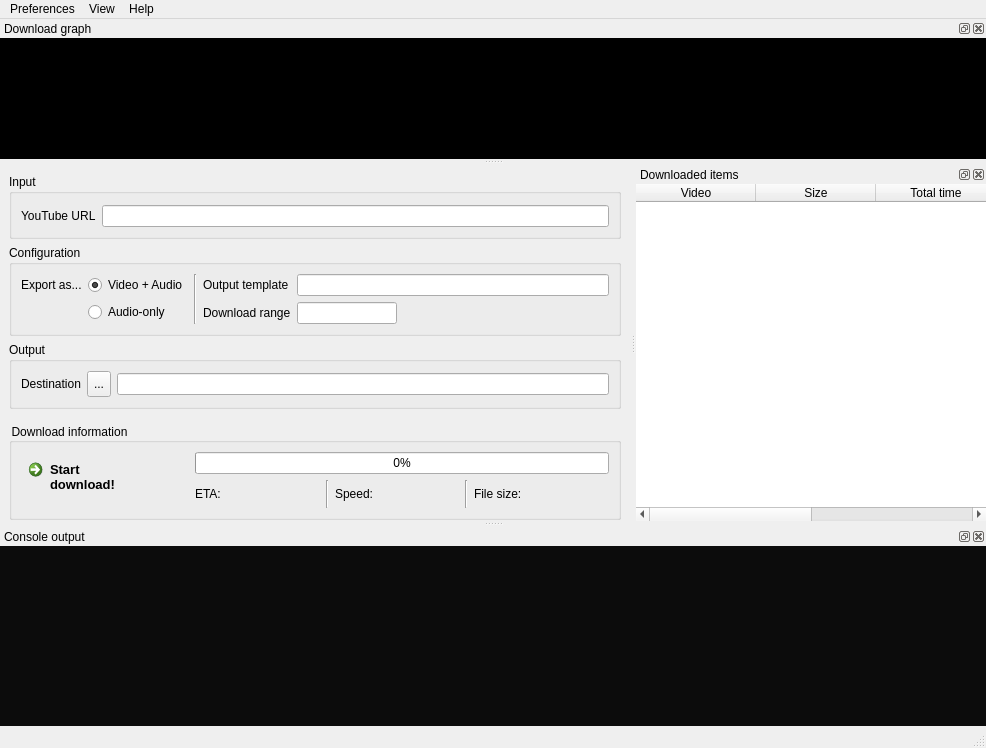
<?xml version="1.0" encoding="UTF-8"?>
<ui version="4.0">
 <class>MainWindow</class>
 <widget class="QMainWindow" name="MainWindow">
  <property name="geometry">
   <rect>
    <x>0</x>
    <y>0</y>
    <width>986</width>
    <height>748</height>
   </rect>
  </property>
  <property name="contextMenuPolicy">
   <enum>Qt::PreventContextMenu</enum>
  </property>
  <property name="windowTitle">
   <string>youtube-dl GUI</string>
  </property>
  <property name="windowIcon">
   <iconset>
    <normaloff>C:/Users/Mateus/.designer/assets/ytdl.png</normaloff>C:/Users/Mateus/.designer/assets/ytdl.png</iconset>
  </property>
  <property name="styleSheet">
   <string notr="true">QToolButton:hover,.QPushButton:hover{
		background-color: rgb(0, 120, 215)
}

QDockWidget {
		background-color: rgb(205, 205, 205);
		color: rgb(0, 0, 0)
}</string>
  </property>
  <widget class="QWidget" name="MainWidget">
   <property name="styleSheet">
    <string notr="true"/>
   </property>
   <layout class="QGridLayout" name="gridLayout">
    <property name="sizeConstraint">
     <enum>QLayout::SetMinAndMaxSize</enum>
    </property>
    <item row="1" column="0">
     <widget class="QGroupBox" name="ConfigGroup">
      <property name="maximumSize">
       <size>
        <width>16777215</width>
        <height>100</height>
       </size>
      </property>
      <property name="title">
       <string>Configuration</string>
      </property>
      <layout class="QGridLayout" name="gridLayout_2">
       <property name="leftMargin">
        <number>9</number>
       </property>
       <property name="topMargin">
        <number>9</number>
       </property>
       <property name="rightMargin">
        <number>9</number>
       </property>
       <property name="bottomMargin">
        <number>9</number>
       </property>
       <item row="0" column="0">
        <widget class="QWidget" name="MediaType" native="true">
         <property name="sizePolicy">
          <sizepolicy hsizetype="Fixed" vsizetype="Preferred">
           <horstretch>0</horstretch>
           <verstretch>0</verstretch>
          </sizepolicy>
         </property>
         <layout class="QGridLayout" name="gridLayout_8">
          <property name="leftMargin">
           <number>0</number>
          </property>
          <property name="topMargin">
           <number>0</number>
          </property>
          <property name="rightMargin">
           <number>0</number>
          </property>
          <property name="bottomMargin">
           <number>0</number>
          </property>
          <item row="0" column="0">
           <widget class="QLabel" name="ExportLabel">
            <property name="text">
             <string>Export as...</string>
            </property>
           </widget>
          </item>
          <item row="0" column="1">
           <widget class="QRadioButton" name="VideoOption">
            <property name="maximumSize">
             <size>
              <width>16777215</width>
              <height>16777215</height>
             </size>
            </property>
            <property name="toolTip">
             <string>Download video and audio</string>
            </property>
            <property name="text">
             <string>Video + Audio</string>
            </property>
            <property name="checked">
             <bool>true</bool>
            </property>
           </widget>
          </item>
          <item row="1" column="1">
           <widget class="QRadioButton" name="AudioOption">
            <property name="maximumSize">
             <size>
              <width>16777215</width>
              <height>16777215</height>
             </size>
            </property>
            <property name="toolTip">
             <string>Download audio only, ideal for music or sound effects</string>
            </property>
            <property name="text">
             <string>Audio-only</string>
            </property>
           </widget>
          </item>
         </layout>
        </widget>
       </item>
       <item row="0" column="1">
        <widget class="Line" name="sep1">
         <property name="orientation">
          <enum>Qt::Vertical</enum>
         </property>
        </widget>
       </item>
       <item row="0" column="2">
        <widget class="QWidget" name="ConfigOutput" native="true">
         <layout class="QGridLayout" name="gridLayout_3">
          <property name="leftMargin">
           <number>0</number>
          </property>
          <property name="topMargin">
           <number>0</number>
          </property>
          <property name="rightMargin">
           <number>0</number>
          </property>
          <property name="bottomMargin">
           <number>0</number>
          </property>
          <item row="0" column="0">
           <widget class="QLabel" name="TemplateLabel">
            <property name="sizePolicy">
             <sizepolicy hsizetype="Fixed" vsizetype="Preferred">
              <horstretch>0</horstretch>
              <verstretch>0</verstretch>
             </sizepolicy>
            </property>
            <property name="text">
             <string>Output template</string>
            </property>
           </widget>
          </item>
          <item row="1" column="0">
           <widget class="QLabel" name="RangeLabel">
            <property name="sizePolicy">
             <sizepolicy hsizetype="Fixed" vsizetype="Preferred">
              <horstretch>0</horstretch>
              <verstretch>0</verstretch>
             </sizepolicy>
            </property>
            <property name="maximumSize">
             <size>
              <width>16777215</width>
              <height>16777215</height>
             </size>
            </property>
            <property name="text">
             <string>Download range</string>
            </property>
           </widget>
          </item>
          <item row="1" column="1" colspan="3">
           <widget class="QLineEdit" name="RangeInput">
            <property name="minimumSize">
             <size>
              <width>100</width>
              <height>0</height>
             </size>
            </property>
            <property name="maximumSize">
             <size>
              <width>100</width>
              <height>16777215</height>
             </size>
            </property>
            <property name="toolTip">
             <string>&lt;html&gt;&lt;head/&gt;&lt;body&gt;&lt;p&gt;Select the range for download. &lt;/p&gt;&lt;p&gt;- &lt;span style=&quot; font-weight:600;&quot;&gt;'' &lt;/span&gt;Leaving it empty downloads all items.&lt;/p&gt;&lt;p&gt;- &lt;span style=&quot; font-weight:600;&quot;&gt;m-n &lt;/span&gt;Download from specified range.&lt;/p&gt;&lt;p&gt;&lt;span style=&quot; font-weight:600;&quot;&gt;- 1,2,..n &lt;/span&gt;Download selected items.&lt;/p&gt;&lt;p&gt;- &lt;span style=&quot; font-weight:600;&quot;&gt;x,m-n,y,z&lt;/span&gt; Download specific items and from range.&lt;/p&gt;&lt;/body&gt;&lt;/html&gt;</string>
            </property>
           </widget>
          </item>
          <item row="0" column="1" colspan="3">
           <widget class="QLineEdit" name="TemplateInput">
            <property name="toolTip">
             <string>&lt;html&gt;&lt;head/&gt;&lt;body&gt;&lt;p&gt;Append information to the end of your chosen output.&lt;/p&gt;&lt;p&gt;- &lt;span style=&quot; font-weight:600;&quot;&gt;%(title)s&lt;/span&gt; - video title&lt;/p&gt;&lt;p&gt;- &lt;span style=&quot; font-weight:600;&quot;&gt;%(alt_title)s&lt;/span&gt; - alternative video title&lt;/p&gt;&lt;p&gt;- &lt;span style=&quot; font-weight:600;&quot;&gt;%(id)s&lt;/span&gt; - video id&lt;/p&gt;&lt;p&gt;- &lt;span style=&quot; font-weight:600;&quot;&gt;%(creator)s&lt;/span&gt; - video creator&lt;/p&gt;&lt;p&gt;- &lt;span style=&quot; font-weight:600;&quot;&gt;%(playlist_title)s&lt;/span&gt; - playlist title&lt;/p&gt;&lt;p&gt;- &lt;span style=&quot; font-weight:600;&quot;&gt;%(playlist_index)s&lt;/span&gt; - video position in the playlist&lt;/p&gt;&lt;p&gt;&lt;span style=&quot; font-style:italic;&quot;&gt;Need the full list? Look for youtube-dl's README.md file at GitHub.&lt;/span&gt;&lt;/p&gt;&lt;/body&gt;&lt;/html&gt;</string>
            </property>
           </widget>
          </item>
         </layout>
        </widget>
       </item>
      </layout>
     </widget>
    </item>
    <item row="2" column="0">
     <widget class="QGroupBox" name="OutputGroup">
      <property name="sizePolicy">
       <sizepolicy hsizetype="Preferred" vsizetype="Fixed">
        <horstretch>0</horstretch>
        <verstretch>0</verstretch>
       </sizepolicy>
      </property>
      <property name="maximumSize">
       <size>
        <width>16777215</width>
        <height>70</height>
       </size>
      </property>
      <property name="title">
       <string>Output</string>
      </property>
      <layout class="QGridLayout" name="gridLayout_4">
       <item row="0" column="2">
        <widget class="QLineEdit" name="DestinationInput">
         <property name="toolTip">
          <string>The path to your final file</string>
         </property>
        </widget>
       </item>
       <item row="0" column="0">
        <widget class="QLabel" name="DestinationLabel">
         <property name="text">
          <string>Destination</string>
         </property>
        </widget>
       </item>
       <item row="0" column="1">
        <widget class="QToolButton" name="DestinationButton">
         <property name="sizePolicy">
          <sizepolicy hsizetype="Fixed" vsizetype="Preferred">
           <horstretch>0</horstretch>
           <verstretch>1</verstretch>
          </sizepolicy>
         </property>
         <property name="minimumSize">
          <size>
           <width>24</width>
           <height>26</height>
          </size>
         </property>
         <property name="maximumSize">
          <size>
           <width>24</width>
           <height>25</height>
          </size>
         </property>
         <property name="toolTip">
          <string>Select the file's destination</string>
         </property>
         <property name="text">
          <string>...</string>
         </property>
         <property name="icon">
          <iconset>
           <normaloff>../assets/folder_yellow.png</normaloff>../assets/folder_yellow.png</iconset>
         </property>
        </widget>
       </item>
      </layout>
     </widget>
    </item>
    <item row="0" column="0">
     <widget class="QGroupBox" name="InputGroup">
      <property name="maximumSize">
       <size>
        <width>16777215</width>
        <height>70</height>
       </size>
      </property>
      <property name="title">
       <string>Input</string>
      </property>
      <layout class="QGridLayout" name="gridLayout_5">
       <property name="topMargin">
        <number>11</number>
       </property>
       <item row="0" column="0">
        <widget class="QLabel" name="UrlLabel">
         <property name="text">
          <string>YouTube URL</string>
         </property>
        </widget>
       </item>
       <item row="0" column="1">
        <widget class="QLineEdit" name="UrlTextBox">
         <property name="toolTip">
          <string>Input URL for your youtube video, playlist, or channel</string>
         </property>
        </widget>
       </item>
      </layout>
     </widget>
    </item>
    <item row="3" column="0">
     <spacer name="vSpacer1">
      <property name="orientation">
       <enum>Qt::Vertical</enum>
      </property>
      <property name="sizeType">
       <enum>QSizePolicy::MinimumExpanding</enum>
      </property>
      <property name="sizeHint" stdset="0">
       <size>
        <width>0</width>
        <height>0</height>
       </size>
      </property>
     </spacer>
    </item>
    <item row="4" column="0">
     <widget class="QGroupBox" name="DownloadGroupBox">
      <property name="minimumSize">
       <size>
        <width>0</width>
        <height>97</height>
       </size>
      </property>
      <property name="maximumSize">
       <size>
        <width>16777215</width>
        <height>80</height>
       </size>
      </property>
      <property name="styleSheet">
       <string notr="true">alternate-background-color: rgb(255, 255, 0);</string>
      </property>
      <property name="title">
       <string>Download information</string>
      </property>
      <property name="flat">
       <bool>false</bool>
      </property>
      <layout class="QGridLayout" name="gridLayout_6">
       <item row="1" column="1">
        <widget class="QProgressBar" name="DownloadProgress">
         <property name="value">
          <number>0</number>
         </property>
        </widget>
       </item>
       <item row="2" column="1">
        <widget class="QWidget" name="DownloadInfo" native="true">
         <property name="sizePolicy">
          <sizepolicy hsizetype="Preferred" vsizetype="Preferred">
           <horstretch>0</horstretch>
           <verstretch>1</verstretch>
          </sizepolicy>
         </property>
         <layout class="QGridLayout" name="gridLayout_7">
          <property name="leftMargin">
           <number>0</number>
          </property>
          <property name="topMargin">
           <number>0</number>
          </property>
          <property name="rightMargin">
           <number>10</number>
          </property>
          <property name="bottomMargin">
           <number>0</number>
          </property>
          <item row="0" column="2">
           <widget class="Line" name="sep2">
            <property name="orientation">
             <enum>Qt::Vertical</enum>
            </property>
           </widget>
          </item>
          <item row="0" column="3">
           <widget class="QLabel" name="SpeedLabel">
            <property name="minimumSize">
             <size>
              <width>90</width>
              <height>0</height>
             </size>
            </property>
            <property name="text">
             <string>Speed:</string>
            </property>
           </widget>
          </item>
          <item row="0" column="5">
           <widget class="Line" name="sep3">
            <property name="orientation">
             <enum>Qt::Vertical</enum>
            </property>
           </widget>
          </item>
          <item row="0" column="0">
           <widget class="QLabel" name="ETALabel">
            <property name="minimumSize">
             <size>
              <width>90</width>
              <height>0</height>
             </size>
            </property>
            <property name="maximumSize">
             <size>
              <width>16777215</width>
              <height>16777215</height>
             </size>
            </property>
            <property name="text">
             <string>ETA:</string>
            </property>
           </widget>
          </item>
          <item row="0" column="6">
           <widget class="QLabel" name="FileSizeLabel">
            <property name="minimumSize">
             <size>
              <width>90</width>
              <height>0</height>
             </size>
            </property>
            <property name="text">
             <string>File size:</string>
            </property>
           </widget>
          </item>
         </layout>
        </widget>
       </item>
       <item row="1" column="0" rowspan="2">
        <widget class="QCommandLinkButton" name="DownloadButton">
         <property name="enabled">
          <bool>true</bool>
         </property>
         <property name="sizePolicy">
          <sizepolicy hsizetype="Fixed" vsizetype="Preferred">
           <horstretch>0</horstretch>
           <verstretch>0</verstretch>
          </sizepolicy>
         </property>
         <property name="minimumSize">
          <size>
           <width>0</width>
           <height>0</height>
          </size>
         </property>
         <property name="maximumSize">
          <size>
           <width>16777215</width>
           <height>60</height>
          </size>
         </property>
         <property name="font">
          <font>
           <family>Segoe UI</family>
           <pointsize>10</pointsize>
           <weight>75</weight>
           <bold>true</bold>
           <stylestrategy>PreferAntialias</stylestrategy>
          </font>
         </property>
         <property name="toolTip">
          <string>Finally, download!</string>
         </property>
         <property name="text">
          <string>Start
download!</string>
         </property>
         <property name="icon">
          <iconset>
           <normaloff>../assets/forward.png</normaloff>../assets/forward.png</iconset>
         </property>
         <property name="autoRepeat">
          <bool>false</bool>
         </property>
         <property name="autoExclusive">
          <bool>false</bool>
         </property>
         <property name="autoDefault">
          <bool>false</bool>
         </property>
         <property name="default">
          <bool>false</bool>
         </property>
        </widget>
       </item>
      </layout>
     </widget>
    </item>
   </layout>
  </widget>
  <widget class="QMenuBar" name="MenuBar">
   <property name="geometry">
    <rect>
     <x>0</x>
     <y>0</y>
     <width>986</width>
     <height>21</height>
    </rect>
   </property>
   <property name="contextMenuPolicy">
    <enum>Qt::PreventContextMenu</enum>
   </property>
   <widget class="QMenu" name="Preferences">
    <property name="title">
     <string>Preferences</string>
    </property>
    <addaction name="AdditionalSwitches"/>
   </widget>
   <widget class="QMenu" name="ViewMenu">
    <property name="title">
     <string>View</string>
    </property>
    <widget class="QMenu" name="Theme">
     <property name="title">
      <string>Theme</string>
     </property>
     <property name="icon">
      <iconset>
       <normaloff>C:/Users/Mateus/.designer/assets/kcoloredit.png</normaloff>C:/Users/Mateus/.designer/assets/kcoloredit.png</iconset>
     </property>
     <addaction name="LightOption"/>
     <addaction name="DarkOption"/>
    </widget>
    <addaction name="ConsoleOption"/>
    <addaction name="DownloadedItems"/>
    <addaction name="DownloadGraph"/>
    <addaction name="separator"/>
    <addaction name="Theme"/>
   </widget>
   <widget class="QMenu" name="Help">
    <property name="title">
     <string>Help</string>
    </property>
    <widget class="QMenu" name="CommandHelpMenu">
     <property name="title">
      <string>Cmd line help</string>
     </property>
     <property name="icon">
      <iconset>
       <normaloff>../assets/help_index.png</normaloff>../assets/help_index.png</iconset>
     </property>
     <addaction name="youtube_dlHelp"/>
     <addaction name="ffmpegHelp"/>
    </widget>
    <addaction name="CommandHelpMenu"/>
    <addaction name="Support"/>
    <addaction name="separator"/>
    <addaction name="About"/>
   </widget>
   <addaction name="Preferences"/>
   <addaction name="ViewMenu"/>
   <addaction name="Help"/>
  </widget>
  <widget class="QStatusBar" name="StatusBar"/>
  <widget class="QDockWidget" name="ConsoleDock">
   <property name="sizePolicy">
    <sizepolicy hsizetype="Preferred" vsizetype="Maximum">
     <horstretch>1</horstretch>
     <verstretch>1</verstretch>
    </sizepolicy>
   </property>
   <property name="floating">
    <bool>false</bool>
   </property>
   <property name="allowedAreas">
    <set>Qt::BottomDockWidgetArea|Qt::LeftDockWidgetArea|Qt::RightDockWidgetArea</set>
   </property>
   <property name="windowTitle">
    <string>Console output</string>
   </property>
   <attribute name="dockWidgetArea">
    <number>8</number>
   </attribute>
   <widget class="QWidget" name="ConsoleWidget">
    <layout class="QGridLayout" name="gridLayout_9">
     <property name="leftMargin">
      <number>0</number>
     </property>
     <property name="topMargin">
      <number>0</number>
     </property>
     <property name="rightMargin">
      <number>0</number>
     </property>
     <property name="bottomMargin">
      <number>0</number>
     </property>
     <item row="0" column="0">
      <widget class="QPlainTextEdit" name="ConsoleTextBox">
       <property name="sizePolicy">
        <sizepolicy hsizetype="Expanding" vsizetype="Expanding">
         <horstretch>0</horstretch>
         <verstretch>100</verstretch>
        </sizepolicy>
       </property>
       <property name="cursor" stdset="0">
        <cursorShape>IBeamCursor</cursorShape>
       </property>
       <property name="styleSheet">
        <string notr="true">background-color: rgb(12, 12, 12);
color: rgb(204, 204, 204);
selection-color: rgb(12, 12, 12);
selection-background-color: rgb(204, 204, 204);
font: 9pt &quot;Consolas&quot;;</string>
       </property>
       <property name="frameShape">
        <enum>QFrame::NoFrame</enum>
       </property>
      </widget>
     </item>
    </layout>
   </widget>
  </widget>
  <widget class="QDockWidget" name="DwItems">
   <property name="sizePolicy">
    <sizepolicy hsizetype="Preferred" vsizetype="Preferred">
     <horstretch>1</horstretch>
     <verstretch>1</verstretch>
    </sizepolicy>
   </property>
   <property name="minimumSize">
    <size>
     <width>350</width>
     <height>91</height>
    </size>
   </property>
   <property name="features">
    <set>QDockWidget::AllDockWidgetFeatures</set>
   </property>
   <property name="windowTitle">
    <string>Downloaded items</string>
   </property>
   <attribute name="dockWidgetArea">
    <number>2</number>
   </attribute>
   <widget class="QWidget" name="DwItemsListWidget">
    <layout class="QGridLayout" name="gridLayout_10">
     <property name="leftMargin">
      <number>0</number>
     </property>
     <property name="topMargin">
      <number>0</number>
     </property>
     <property name="rightMargin">
      <number>0</number>
     </property>
     <property name="bottomMargin">
      <number>0</number>
     </property>
     <item row="0" column="0">
      <widget class="QTableWidget" name="DwItemsList">
       <property name="frameShape">
        <enum>QFrame::NoFrame</enum>
       </property>
       <property name="editTriggers">
        <set>QAbstractItemView::NoEditTriggers</set>
       </property>
       <attribute name="horizontalHeaderDefaultSectionSize">
        <number>120</number>
       </attribute>
       <column>
        <property name="text">
         <string>Video</string>
        </property>
       </column>
       <column>
        <property name="text">
         <string>Size</string>
        </property>
       </column>
       <column>
        <property name="text">
         <string>Total time</string>
        </property>
       </column>
       <column>
        <property name="text">
         <string>Destination</string>
        </property>
       </column>
      </widget>
     </item>
    </layout>
   </widget>
  </widget>
  <widget class="QDockWidget" name="DwGraphDock">
   <property name="minimumSize">
    <size>
     <width>76</width>
     <height>140</height>
    </size>
   </property>
   <property name="windowTitle">
    <string>Download graph</string>
   </property>
   <attribute name="dockWidgetArea">
    <number>4</number>
   </attribute>
   <widget class="QWidget" name="DwGraphDockWidget">
    <layout class="QGridLayout" name="gridLayout_11">
     <property name="leftMargin">
      <number>0</number>
     </property>
     <property name="topMargin">
      <number>0</number>
     </property>
     <property name="rightMargin">
      <number>0</number>
     </property>
     <property name="bottomMargin">
      <number>0</number>
     </property>
     <item row="0" column="0">
      <widget class="PlotWidget" name="DwGraph" native="true">
       <property name="styleSheet">
        <string notr="true">background-color: rgb(0, 0, 0);</string>
       </property>
      </widget>
     </item>
    </layout>
   </widget>
  </widget>
  <action name="About">
   <property name="icon">
    <iconset>
     <normaloff>../assets/info.png</normaloff>../assets/info.png</iconset>
   </property>
   <property name="text">
    <string>About</string>
   </property>
   <property name="shortcut">
    <string>F1</string>
   </property>
  </action>
  <action name="AdditionalSwitches">
   <property name="icon">
    <iconset>
     <normaloff>../assets/edit_add.png</normaloff>../assets/edit_add.png</iconset>
   </property>
   <property name="text">
    <string>Additional switches</string>
   </property>
   <property name="toolTip">
    <string>Additional switches</string>
   </property>
  </action>
  <action name="ConsoleOption">
   <property name="checkable">
    <bool>true</bool>
   </property>
   <property name="icon">
    <iconset>
     <normaloff>../assets/terminal.png</normaloff>../assets/terminal.png</iconset>
   </property>
   <property name="text">
    <string>Console output</string>
   </property>
   <property name="toolTip">
    <string>Console output</string>
   </property>
   <property name="shortcut">
    <string>F12</string>
   </property>
  </action>
  <action name="youtube_dlHelp">
   <property name="icon">
    <iconset>
     <normaloff>../assets/ytdl.png</normaloff>../assets/ytdl.png</iconset>
   </property>
   <property name="text">
    <string>youtube-dl</string>
   </property>
   <property name="shortcut">
    <string>Shift+F1</string>
   </property>
  </action>
  <action name="ffmpegHelp">
   <property name="icon">
    <iconset>
     <normaloff>../assets/ffmpeg.png</normaloff>../assets/ffmpeg.png</iconset>
   </property>
   <property name="text">
    <string>ffmpeg</string>
   </property>
   <property name="shortcut">
    <string>Alt+Shift+F1</string>
   </property>
  </action>
  <action name="Support">
   <property name="icon">
    <iconset>
     <normaloff>../assets/susehelpcenter.png</normaloff>../assets/susehelpcenter.png</iconset>
   </property>
   <property name="text">
    <string>Support</string>
   </property>
   <property name="shortcut">
    <string>Alt+F1</string>
   </property>
  </action>
  <action name="LightOption">
   <property name="checkable">
    <bool>true</bool>
   </property>
   <property name="checked">
    <bool>true</bool>
   </property>
   <property name="text">
    <string>Light</string>
   </property>
  </action>
  <action name="DarkOption">
   <property name="checkable">
    <bool>true</bool>
   </property>
   <property name="text">
    <string>Dark</string>
   </property>
  </action>
  <action name="DownloadedItems">
   <property name="checkable">
    <bool>true</bool>
   </property>
   <property name="icon">
    <iconset>
     <normaloff>../assets/view_text.png</normaloff>../assets/view_text.png</iconset>
   </property>
   <property name="text">
    <string>Downloaded items</string>
   </property>
   <property name="shortcut">
    <string>F10</string>
   </property>
  </action>
  <action name="DownloadGraph">
   <property name="checkable">
    <bool>true</bool>
   </property>
   <property name="enabled">
    <bool>false</bool>
   </property>
   <property name="icon">
    <iconset>
     <normaloff>../assets/kchart.png</normaloff>../assets/kchart.png</iconset>
   </property>
   <property name="text">
    <string>Download graph</string>
   </property>
   <property name="shortcut">
    <string>Ctrl+Shift+I</string>
   </property>
  </action>
 </widget>
 <customwidgets>
  <customwidget>
   <class>PlotWidget</class>
   <extends>QWidget</extends>
   <header>pyqtgraph</header>
   <container>1</container>
  </customwidget>
 </customwidgets>
 <tabstops>
  <tabstop>UrlTextBox</tabstop>
  <tabstop>VideoOption</tabstop>
  <tabstop>AudioOption</tabstop>
  <tabstop>TemplateInput</tabstop>
  <tabstop>RangeInput</tabstop>
  <tabstop>DestinationButton</tabstop>
  <tabstop>DestinationInput</tabstop>
  <tabstop>DownloadButton</tabstop>
  <tabstop>ConsoleTextBox</tabstop>
  <tabstop>DwItemsList</tabstop>
 </tabstops>
 <resources/>
 <connections/>
</ui>
